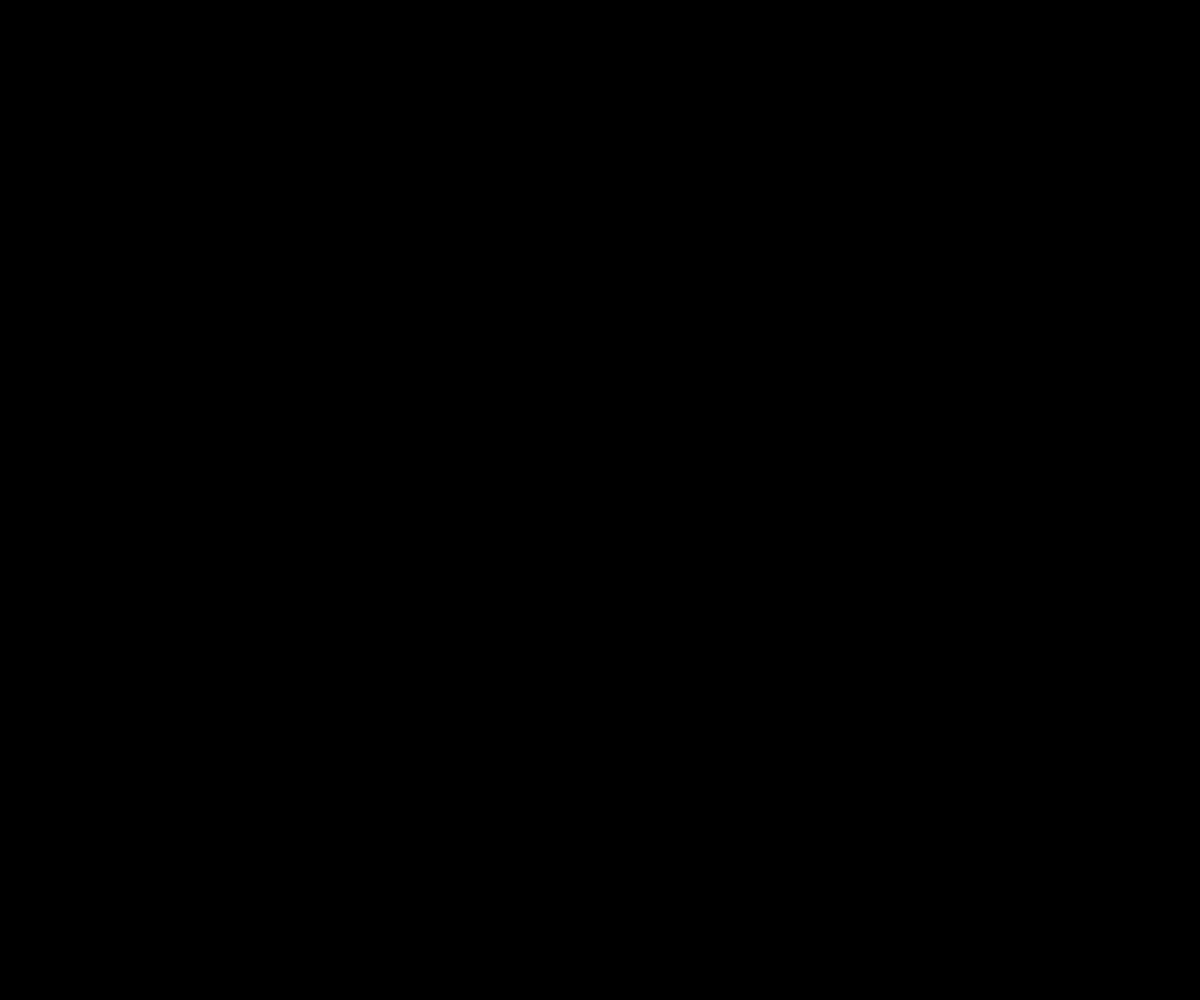
Frame 1 (no input)
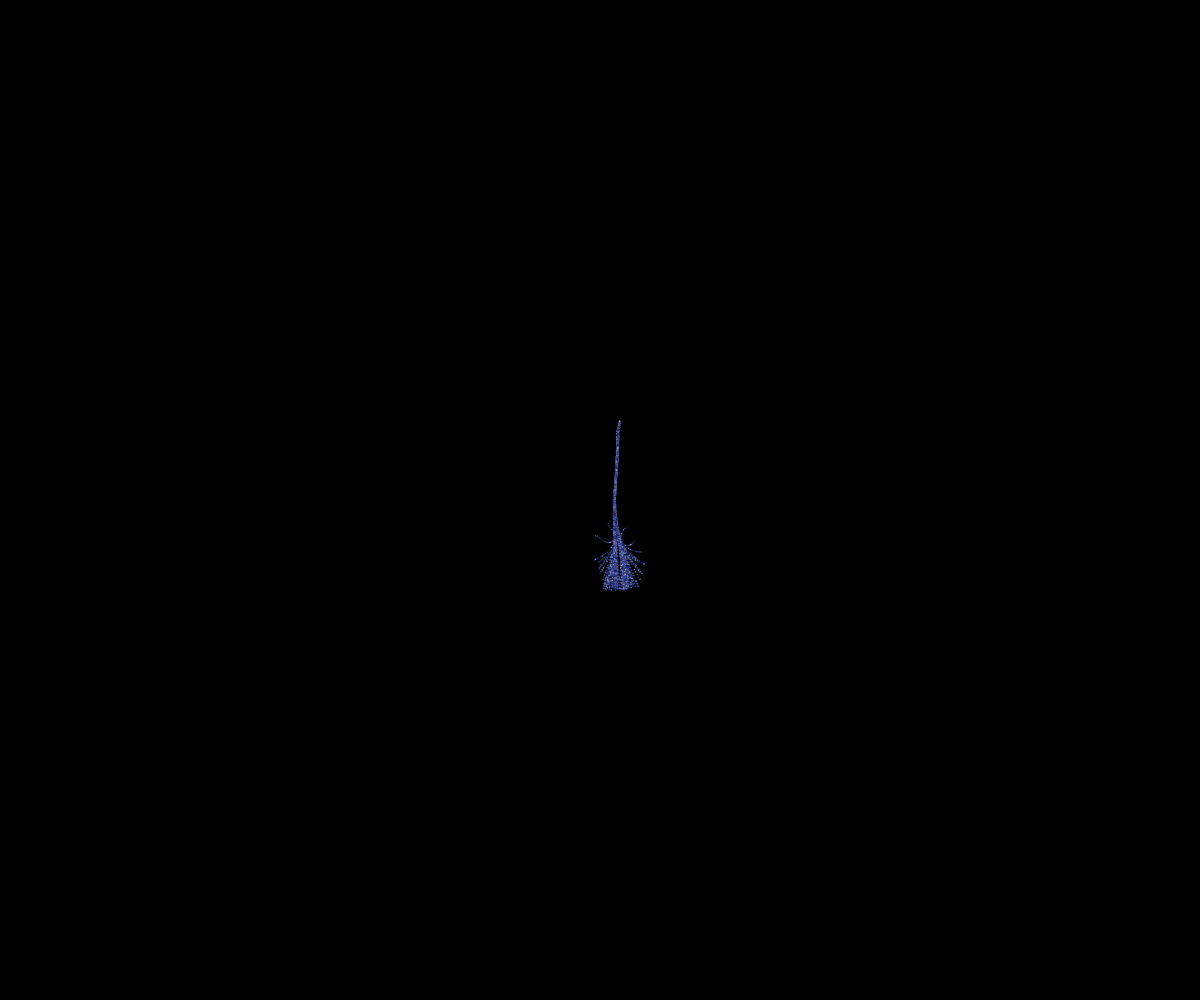
Frame 60 (no input)
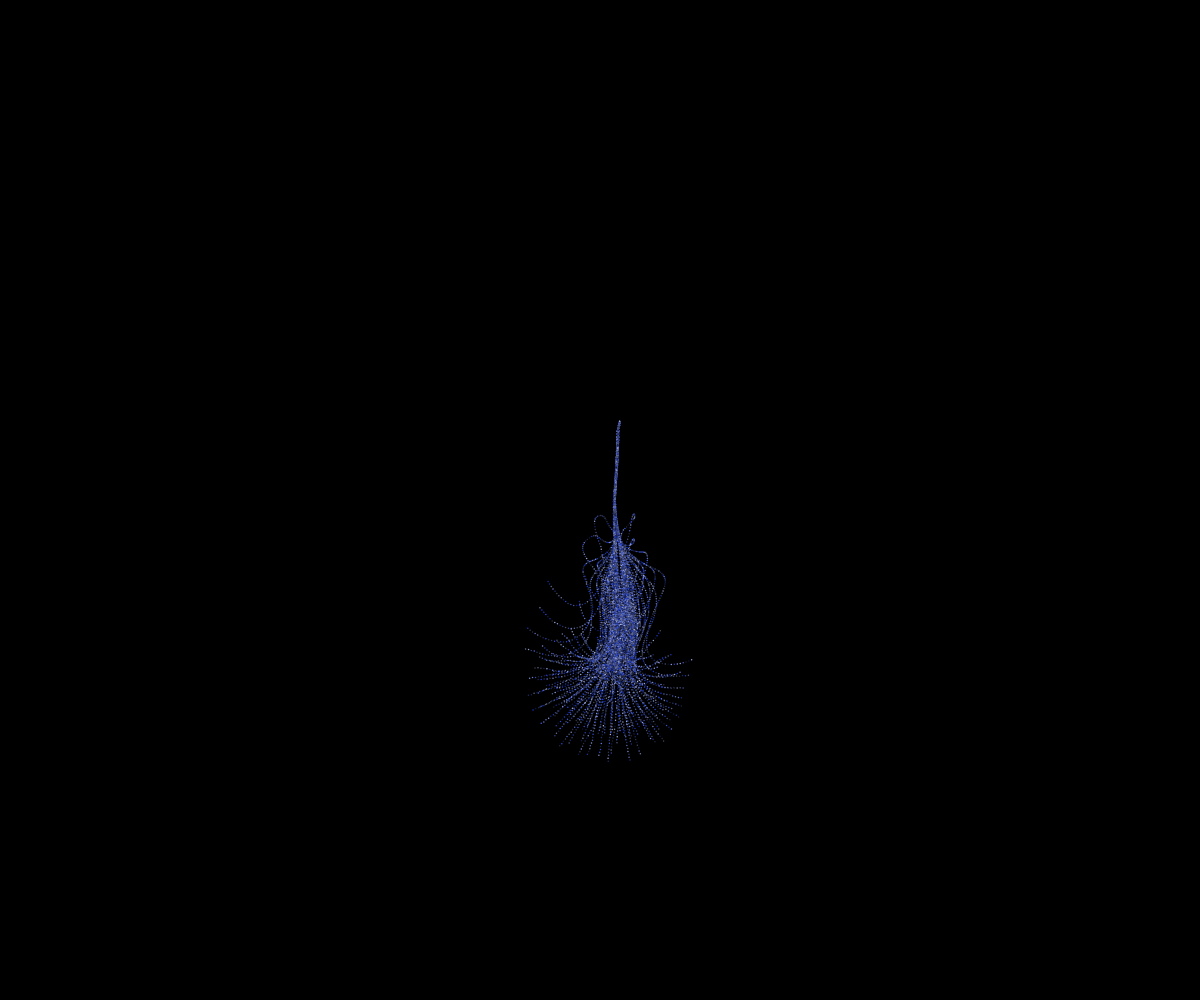
Frame 120 (the mouse pressed at the canvas centre since frame 60)

The p5.js sketch that drew these frames (run headless with seeded random() and noise() and a simulated clock; from frame 60 on, the mouse is pressed at the canvas centre):

// p5.js sketch
// ── sketch.js

let flock;
let refreshCanvas = true;


function setup() {
  colorMode(HSB, 360, 100, 100, 100);
  createCanvas(windowWidth, windowHeight);
  flock = new Flock();
  // Add an initial set of boids into the system
  for (let i = 0; i < 120; i++) {
    let boid = new Boid(width/2, height/2);
    flock.addBoid(boid);
  }
  background(0);
}

function draw() {
  if (refreshCanvas) {
    clear(); // Clears the canvas
    background(0);
    flock.resetBoids(); // Reset all boids
    refreshCanvas = false; 
  } else {
    flock.run();
  }
}



// ── boid.js
class Boid {
  constructor(x, y) {
    this.acceleration = createVector(0, 0);
    this.velocity = createVector(-0.5, random(1, 6));
    this.position = createVector(x, y);
    this.r = 1.5;
    this.maxspeed = 3; // Maximum speed
    this.maxforce = 0.05; // Maximum steering force

    this.seperationStrength = 1.5;
    this.alignmentStrength = 1.0;
    this.cohesionStength = 1.0;

  }

  run(boids) {
    this.flock(boids);
    this.update();
    this.borders();
    this.show();
  }

  setMaxSpeed(maxSpeed) {
    this.maxspeed = maxSpeed;
  }

  setSeperationStrength(strength) {
    this.seperationStrength = strength;
  }

  setAlignmentStrength(strength) {
    this.alignmentStrength = strength;
  }

  setCohesionStrength(strength) {
    this.cohesionStength = strength;
  }

  applyForce(force) {
    // We could add mass here if we want A = F / M
    this.acceleration.add(force);
  }

  // We accumulate a new acceleration each time based on three rules
  flock(boids) {
    let sep = this.separate(boids); // Separation
    let ali = this.align(boids); // Alignment
    let coh = this.cohere(boids); // Cohesion

    // Arbitrarily weight these forces
    sep.mult(this.seperationStrength);
    ali.mult(this.alignmentStrength);
    coh.mult(this.cohesionStength);

    // Add the force vectors to acceleration
    this.applyForce(sep);
    this.applyForce(ali);
    this.applyForce(coh);
  }

  // Method to update location
  update() {
    // Update velocity
    this.velocity.add(this.acceleration);
    // Limit speed
    this.velocity.limit(this.maxspeed);
    this.position.add(this.velocity);
    // Reset accelertion to 0 each cycle
    this.acceleration.mult(0);
  }

  // A method that calculates and applies a steering force towards a target
  // STEER = DESIRED MINUS VELOCITY
  seek(target) {
    let desired = p5.Vector.sub(target, this.position); // A vector pointing from the location to the target
    // Normalize desired and scale to maximum speed
    desired.normalize();
    desired.mult(this.maxspeed);
    // Steering = Desired minus Velocity
    let steer = p5.Vector.sub(desired, this.velocity);
    steer.limit(this.maxforce); // Limit to maximum steering force
    return steer;
  }

  show() {
    //let angle = this.velocity.heading();
    fill(230, random(20,90), random(20,90));
    noStroke();
    push();
    translate(this.position.x, this.position.y);
    ellipse(20, 20, this.r);
    pop();
  }

  // Wraparound
 borders() {
    if (this.position.x < -this.r || this.position.y < -this.r ||
        this.position.x > width + this.r || this.position.y > height + this.r) {
      refreshCanvas = true;
    }
  }

  // Separation
  // Method checks for nearby boids and steers away
  separate(boids) {
    let desiredSeparation = 25;
    let steer = createVector(0, 0);
    let count = 0;
    // For every boid in the system, check if it's too close
    for (let i = 0; i < boids.length; i++) {
      let d = p5.Vector.dist(this.position, boids[i].position);
      // If the distance is greater than 0 and less than an arbitrary amount (0 when you are yourself)
      if (d > 0 && d < desiredSeparation) {
        // Calculate vector pointing away from neighbor
        let diff = p5.Vector.sub(this.position, boids[i].position);
        diff.normalize();
        diff.div(d); // Weight by distance
        steer.add(diff);
        count++; // Keep track of how many
      }
    }
    // Average -- divide by how many
    if (count > 0) {
      steer.div(count);
    }

    // As long as the vector is greater than 0
    if (steer.mag() > 0) {
      // Implement Reynolds: Steering = Desired - Velocity
      steer.normalize();
      steer.mult(this.maxspeed);
      steer.sub(this.velocity);
      steer.limit(this.maxforce);
    }
    return steer;
  }

  // Alignment
  // For every nearby boid in the system, calculate the average velocity
  align(boids) {
    let neighborDistance = 50;
    let sum = createVector(0, 0);
    let count = 0;
    for (let i = 0; i < boids.length; i++) {
      let d = p5.Vector.dist(this.position, boids[i].position);
      if (d > 0 && d < neighborDistance) {
        sum.add(boids[i].velocity);
        count++;
      }
    }
    if (count > 0) {
      sum.div(count);
      sum.normalize();
      sum.mult(this.maxspeed);
      let steer = p5.Vector.sub(sum, this.velocity);
      steer.limit(this.maxforce);
      return steer;
    } else {
      return createVector(0, 0);
    }
  }

  // Cohesion
  // For the average location (i.e. center) of all nearby boids, calculate steering vector towards that location
  cohere(boids) {
    let neighborDistance = 50;
    let sum = createVector(0, 0); // Start with empty vector to accumulate all locations
    let count = 0;
    for (let i = 0; i < boids.length; i++) {
      let d = p5.Vector.dist(this.position, boids[i].position);
      if (d > 0 && d < neighborDistance) {
        sum.add(boids[i].position); // Add location
        count++;
      }
    }
    if (count > 0) {
      sum.div(count);
      return this.seek(sum); // Steer towards the location
    } else {
      return createVector(0, 0);
    }
  }
}

// ── flock.js
class Flock {
  constructor() {
    this.boids = []; // Initialize the array

    // Time variables for periodic functions
    this.timeCohesion = 0;
    this.timeAlignment = 0;
    this.timeSeparation = 0;
  }

  run() {
    // Calculate behavior strengths using sine or cosine functions
    const cohesionStrength = map(sin(this.timeCohesion), -0.1, 0.9, 0, 10);
    const alignmentStrength = map(cos(this.timeAlignment), -1, 1, 0, 10);
    const separationStrength = map(sin(this.timeSeparation), -1, 1, 0, 10);

    // Increment time variables
    this.timeCohesion += 0.1;
    this.timeAlignment += 0.01;
    this.timeSeparation += 0.01;

    // Apply updated behavior values to each boid
    for (let boid of this.boids) {
  
      boid.setCohesionStrength(cohesionStrength);
      boid.setAlignmentStrength(alignmentStrength);
      boid.setSeperationStrength(separationStrength);

      boid.run(this.boids);
    }
  }
  
   resetBoids() {
    this.boids = [];
    for (let i = 0; i < 120; i++) {
      let boid = new Boid(width/2, 400);
      this.addBoid(boid);
    }
  }

  addBoid(b) {
    this.boids.push(b);
  }
}
